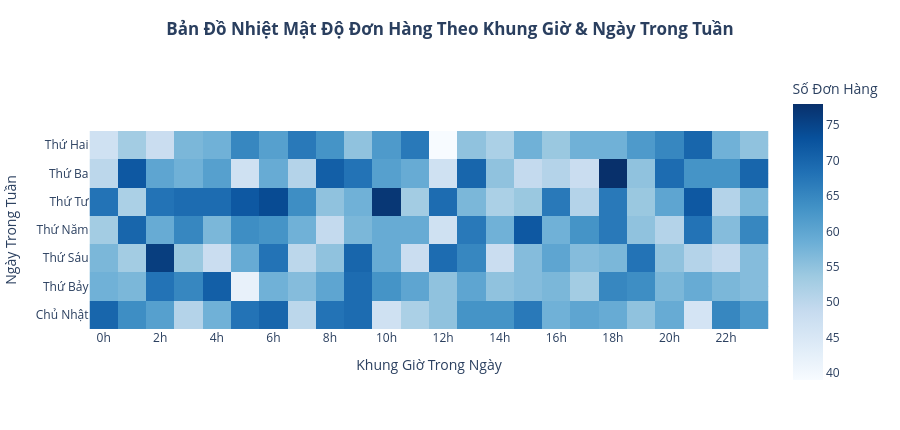

Write notebook code for a chart like this one.
### Code cell
# Biểu đồ 2.2: Bản Đồ Nhiệt Khung Giờ & Ngày Trong Tuần (Operational Heatmap)
order_days = ["Thứ Hai", "Thứ Ba", "Thứ Tư", "Thứ Năm", "Thứ Sáu", "Thứ Bảy", "Chủ Nhật"]
heat_data = df.groupby(["Thứ", "Giờ"]).size().unstack(fill_value=0)
heat_data = heat_data.reindex(order_days)

fig2_2 = px.imshow(
    heat_data,
    labels=dict(x="Khung Giờ Trong Ngày", y="Ngày Trong Tuần", color="Số Đơn Hàng"),
    x=[f"{h}h" for h in heat_data.columns],
    y=heat_data.index,
    color_continuous_scale="Blues",
    title="<b>Bản Đồ Nhiệt Mật Độ Đơn Hàng Theo Khung Giờ & Ngày Trong Tuần</b>",
    template=PLOTLY_TEMPLATE
)
fig2_2.update_traces(
    hovertemplate="Ngày: <b>%{y}</b><br>Khung giờ: <b>%{x}</b><br>Mật độ đơn: <b>%{z:,} đơn</b><extra></extra>"
)
fig2_2.update_layout(
    title_x=0.5,
    height=430,
    margin=dict(t=70, b=40),
    xaxis=dict(tickmode="linear", dtick=2)  # Hiện mốc mỗi 2 tiếng để nhãn thoáng đãng
)
fig2_2.show()

### Figure 1 — Plotly figure (JSON) as saved in the notebook; plotly's stock layout.template omitted (floating-point values rounded to 4 significant figures; data arrays with more than 128 entries replaced by an {"elided": "..."} marker saying what was removed)
{"data": [{"coloraxis": "coloraxis", "hovertemplate": "Ngày: <b>%{y}</b><br>Khung giờ: <b>%{x}</b><br>Mật độ đơn: <b>%{z:,} đơn</b><extra></extra>", "name": "0", "type": "heatmap", "x": ["0h", "1h", "2h", "3h", "4h", "5h", "6h", "7h", "8h", "9h", "10h", "11h", "12h", "13h", "14h", "15h", "16h", "17h", "18h", "19h", "20h", "21h", "22h", "23h"], "xaxis": "x", "y": ["Thứ Hai", "Thứ Ba", "Thứ Tư", "Thứ Năm", "Thứ Sáu", "Thứ Bảy", "Chủ Nhật"], "yaxis": "y", "z": {"elided": "7x24 int values"}}], "layout": {"coloraxis": {"autocolorscale": false, "colorbar": {"title": {"text": "Số Đơn Hàng"}}, "colorscale": [[0.0, "rgb(247,251,255)"], [0.125, "rgb(222,235,247)"], [0.25, "rgb(198,219,239)"], [0.375, "rgb(158,202,225)"], [0.5, "rgb(107,174,214)"], [0.625, "rgb(66,146,198)"], [0.75, "rgb(33,113,181)"], [0.875, "rgb(8,81,156)"], [1.0, "rgb(8,48,107)"]]}, "height": 430, "margin": {"b": 40, "t": 70}, "title": {"text": "<b>Bản Đồ Nhiệt Mật Độ Đơn Hàng Theo Khung Giờ & Ngày Trong Tuần</b>", "x": 0.5}, "xaxis": {"anchor": "y", "constrain": "domain", "domain": [0.0, 1.0], "dtick": 2, "scaleanchor": "y", "tickmode": "linear", "title": {"text": "Khung Giờ Trong Ngày"}}, "yaxis": {"anchor": "x", "autorange": "reversed", "constrain": "domain", "domain": [0.0, 1.0], "title": {"text": "Ngày Trong Tuần"}}}}
